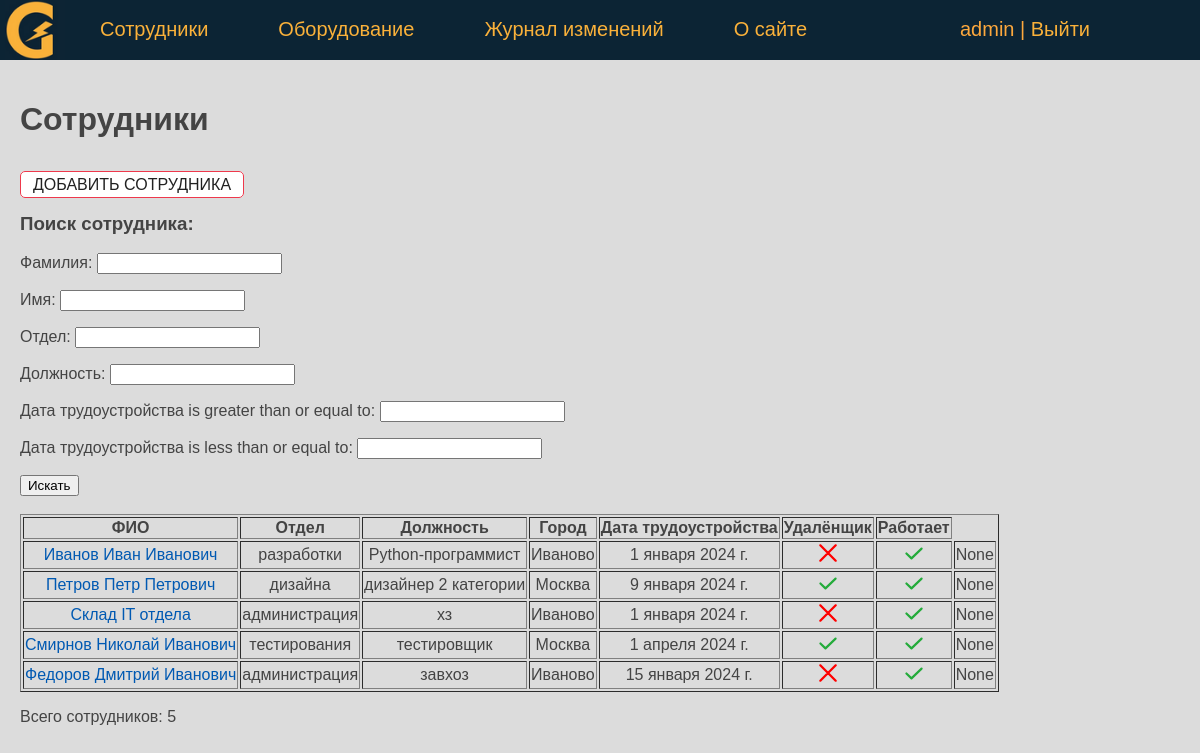
The page /persons/ (signed in) on the database as committed earlier.
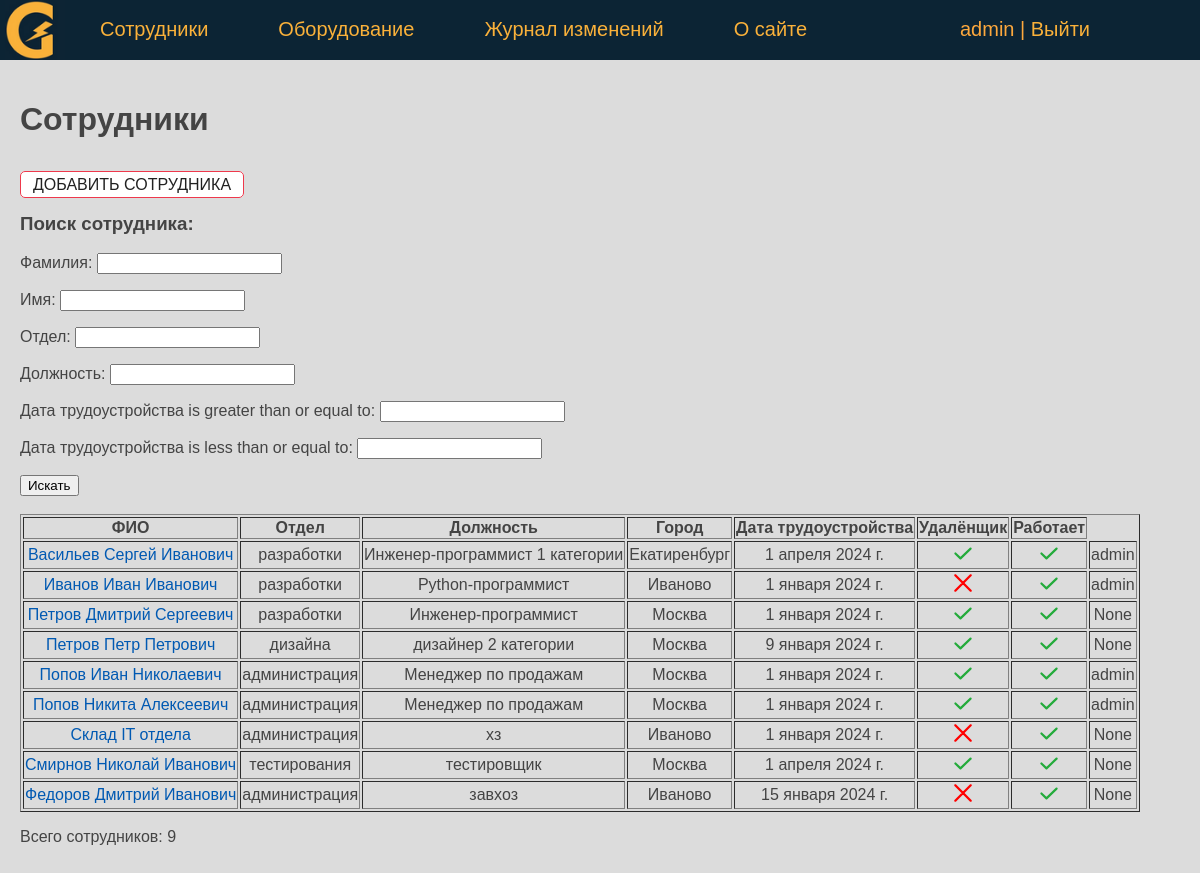
The same page on the database as committed later.
### eqlog/models.py (models this page shows, shortened)
class Person(models.Model):
    last_name = models.CharField(verbose_name='Фамилия', max_length=50)
    first_name = models.CharField(verbose_name='Имя', max_length=50)
    middle_name = models.CharField(verbose_name='Отчество', max_length=50)
    department = models.ForeignKey('Department', on_delete=models.PROTECT, verbose_name='Отдел', related_name='get_persons')
    job_title = models.CharField(verbose_name='Должность', max_length=50)
    jobing_at = models.DateField(verbose_name='Дата трудоустройства', default=date(2024, 1, 1))
    created_at = models.DateTimeField(verbose_name='Дата создания', auto_now_add=True)
    updated_at = models.DateTimeField(verbose_name='Дата изменения', auto_now=True)
    remote = models.BooleanField(verbose_name='Удаленщик', default=False)
    is_working = models.BooleanField(verbose_name='Работает', default=True)
    city = models.CharField(verbose_name='Город', max_length=50, default='Москва')
    slug = AutoSlugField(populate_from='last_name', max_length=255, unique=True, db_index=True)
    user = models.ForeignKey(User, verbose_name='Пользователь', on_delete=models.DO_NOTHING, null=True)
    objects = models.Manager()
    def get_absolute_url(self):
        return reverse('person', kwargs={'pers_slug': self.slug})
    class Meta:
        verbose_name = 'Сотрудник'
        verbose_name_plural = 'Сотрудники'
        ordering = ['last_name', 'first_name']

class Department(models.Model):
    name = models.CharField(verbose_name='Отдел', max_length=50)
    objects = models.Manager()
    def __str__(self):
        return self.name
    class Meta:
        verbose_name = 'Отдел'
        verbose_name_plural = 'Отделы'

### eqlog/views.py (the view)
# urls.py: path('persons/', Persons.as_view(), name='persons'),
class Persons(DataMixin, ListView):
    model = Person
    template_name = 'eqlog/persons.html'
    context_object_name = 'persons'
    paginate_by = 20
    def get_context_data(self, **kwargs):
        context = super().get_context_data(**kwargs)
        auth = self.request.user.is_authenticated
        queryset = self.get_queryset()
        ps_filter = PersonFilter(self.request.GET, queryset)
        c_def = self.get_user_context(title='Сотрудники', auth=auth, ps_filter=ps_filter)
        return {**context, **c_def}
    def get_queryset(self):
        queryset = super().get_queryset()
        ps_filter = PersonFilter(self.request.GET, queryset)
        return ps_filter.qs

### eqlog/utils.py (called while the page is built)
    def get_user_context(self, **kwargs):
        context = kwargs
        context['menu'] = menu
        return context

### eqlog/templates/eqlog/persons.html (shortened to what this page needs)
{% extends 'eqlog/base.html' %}
{% block content %}
    {% if auth %}
        <h1>{{ title }}</h1>
        <p class="form-buttons">
            <p><a href="{% url 'addperson' %}" class="btn btn-outline">ДОБАВИТЬ СОТРУДНИКА</a>
        </p>
        <h3>Поиск сотрудника: </h3>
        <form method="get" action="{% url 'persons' %}">
            {{ ps_filter.form.as_p }}
            <button type="submit">Искать</button>
        </form>
        <br>
        <table border="1">
            <tr>
                <th>ФИО</th>
                <th>Отдел</th>
                <th>Должность</th>
                <th>Город</th>
                <th>Дата трудоустройства</th>
                <th>Удалёнщик</th>
                <th>Работает</th>
           </tr>
            {% for p in persons %}
                <tr>
                    <td><a href="{{ p.get_absolute_url }}"> {{ p.last_name }} {{ p.first_name }} {{ p.middle_name }}</a></td>
                    <td>{{ p.department }}</td>
                    <td>{{ p.job_title }}</td>
                    <td>{{ p.city }}</td>
                    <td>{{ p.jobing_at }}</td>
                    <td class="mark {% if p.remote %} mark_tick {% endif %}"></td>
                    <td class="mark {% if p.is_working %} mark_tick {% endif %}"></td>
                    <td>{{ p.user }}</td>
                </tr>
            {% endfor %}
        </table>
        <p> Всего сотрудников: {{ persons | length }}</p>
    {% endif %}
{% endblock %}

### eqlog/templates/eqlog/base.html (shortened to what this page needs)
<!DOCTYPE html>
{% load static %}
<html>
<head>
    <link type="text/css" href="/static/eqlog/css/styles.css" rel="stylesheet" />
</head>
<body bgcolor="#DCDCDC">
    {% block mainmenu %}
    <header class="header">
    <ul id="mainmenu" class="mainmenu">
        <li class="logo">
            <a href="{% url 'home' %}"><div class="logo"></div></a>
        </li>
        {% for m in menu %}
            <li><a href="{% url m.url_name %}"> {{ m.title }} </a></li>
        {% endfor %}
        <li class="last">
            {% if request.user.is_authenticated %}
                <li class="last"> {{user.username}} | <a href="{% url 'logout' %}">Выйти</a> </li>
            {% else %}
                <li class="last"><a href="{% url 'login' %}">Войти</a> </li>
            {% endif %}
        </li>
    </ul>
    </header>
    {% endblock mainmenu %}
    <main>
        {% block content %}
        {% endblock content %}
    </main>
</body>
</html>

### eqlog/static/eqlog/css/styles.css (style rules this page uses)
body { font-family: 'Arial'; margin: 0; padding: 0; height: 100%; width: 100%; color: #444; }
a { color: #0059b2; text-decoration: none; }
.header { background: #0c2434; height: 60px; }
main { padding: 20px; }
.logo { background: url('../images/logo_home.png') no-repeat 0px 0px; background-size: contain; background-position: center; width: 70px; height: 60px; }
ul.mainmenu { list-style: none; margin: 0; padding: 0; height: 60px; color: #FDA83D; font-size: 20px; overflow: hidden; }
ul.mainmenu li { float: left; margin: 18px 40px 0 30px; }
ul.mainmenu li.logo { margin: 0; }
ul.mainmenu li.last { float: right; }
ul.mainmenu li a { color: #fab13a; text-decoration: none; }
.form-buttons { display: flex; justify-content: space-between; align-items: center; gap: 0.75rem; }
.btn { padding: 0.25rem 0.75rem; border-radius: 5px; background-color: #ffffff; border: solid 1px #ffffff; color: #212121; cursor: pointer; test-decoration: none; font-size: 1rem; min-width: 6rem; text-align: center; }
.btn-outline { border: solid 1px #ee394c; }
.mark::after { display: inline-block; content: ""; width: 20px; height: 20px; background-image: url('../images/cross.svg'); background-position: center; background-size: contain; background-repeat: no-repeat; }
.mark_tick::after { background-image: url('../images/tick.svg'); }
td { text-align: center; }

Rows that differ between the two databases and show on the page:
added Person: last_name "Васильев", first_name "Сергей", middle_name "Иванович", department "разработки", job_title "Инженер-программист 1 категории", city "Екатиренбург", jobing_at "1 апреля 2024 г.", remote True (drawn), is_working True (drawn), user "admin"
changed Person "Иванов": user "None" → "admin"
added Person: last_name "Петров", first_name "Дмитрий", middle_name "Сергеевич", department "разработки", job_title "Инженер-программист", city "Москва", jobing_at "1 января 2024 г.", remote True (drawn), is_working True (drawn), user "None"
added Person: last_name "Попов", first_name "Иван", middle_name "Николаевич", department "администрация", job_title "Менеджер по продажам", city "Москва", jobing_at "1 января 2024 г.", remote True (drawn), is_working True (drawn), user "admin"
added Person: last_name "Попов", first_name "Никита", middle_name "Алексеевич", department "администрация", job_title "Менеджер по продажам", city "Москва", jobing_at "1 января 2024 г.", remote True (drawn), is_working True (drawn), user "admin"
Other text that changed with them:
{{ persons | length }}: "5" → "9"
